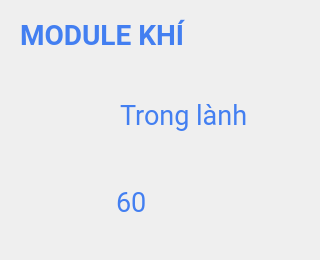
      <widget class="QWidget" name="moduleKhiOn">
       <widget class="QLabel" name="label_22">
        <property name="geometry">
         <rect>
          <x>20</x>
          <y>10</y>
          <width>171</width>
          <height>51</height>
         </rect>
        </property>
        <property name="font">
         <font>
          <family>Roboto</family>
          <pointsize>21</pointsize>
          <weight>75</weight>
          <bold>true</bold>
         </font>
        </property>
        <property name="styleSheet">
         <string notr="true">				color: rgb(67, 127, 241);
				</string>
        </property>
        <property name="text">
         <string>MODULE KHÍ</string>
        </property>
        <property name="scaledContents">
         <bool>false</bool>
        </property>
        <property name="textInteractionFlags">
         <set>Qt::LinksAccessibleByMouse</set>
        </property>
       </widget>
       <widget class="QLabel" name="icon1">
        <property name="geometry">
         <rect>
          <x>30</x>
          <y>90</y>
          <width>81</width>
          <height>61</height>
         </rect>
        </property>
        <property name="styleSheet">
         <string notr="true">border-image: url(:/newPrefix/fileanh/icons8-pressure-gauge-80.png);</string>
        </property>
        <property name="text">
         <string/>
        </property>
       </widget>
       <widget class="QLabel" name="icon2">
        <property name="geometry">
         <rect>
          <x>30</x>
          <y>170</y>
          <width>81</width>
          <height>61</height>
         </rect>
        </property>
        <property name="styleSheet">
         <string notr="true">border-image: url(:/newPrefix/fileanh/icons8-gas-80.png);</string>
        </property>
        <property name="text">
         <string/>
        </property>
       </widget>
       <widget class="QLabel" name="label_71">
        <property name="geometry">
         <rect>
          <x>0</x>
          <y>0</y>
          <width>311</width>
          <height>251</height>
         </rect>
        </property>
        <property name="styleSheet">
         <string notr="true">border-image: url(:/newPrefix/fileanh/background1.jpg);
				border-top-left-radius: 20px;
				border-top-right-radius: 20px;
				border-bottom-right-radius: 20px;
				border-bottom-left-radius: 20px;</string>
        </property>
        <property name="text">
         <string/>
        </property>
       </widget>
       <widget class="QLabel" name="giatrikhi">
        <property name="geometry">
         <rect>
          <x>120</x>
          <y>90</y>
          <width>171</width>
          <height>51</height>
         </rect>
        </property>
        <property name="font">
         <font>
          <family>Roboto</family>
          <pointsize>20</pointsize>
         </font>
        </property>
        <property name="styleSheet">
         <string notr="true">				color: rgb(67, 127, 241);
				</string>
        </property>
        <property name="text">
         <string>Trong lành</string>
        </property>
       </widget>
       <widget class="QLabel" name="giatrigas">
        <property name="geometry">
         <rect>
          <x>116</x>
          <y>182</y>
          <width>141</width>
          <height>41</height>
         </rect>
        </property>
        <property name="font">
         <font>
          <family>Roboto</family>
          <pointsize>20</pointsize>
         </font>
        </property>
        <property name="styleSheet">
         <string notr="true">				color: rgb(67, 127, 241);
				</string>
        </property>
        <property name="text">
         <string>60</string>
        </property>
       </widget>
       <widget class="QLabel" name="onModuleKhi">
        <property name="geometry">
         <rect>
          <x>210</x>
          <y>10</y>
          <width>81</width>
          <height>61</height>
         </rect>
        </property>
        <property name="styleSheet">
         <string notr="true">border-image: url(:/newPrefix/fileanh/icons8-done-40.png);</string>
        </property>
        <property name="text">
         <string/>
        </property>
       </widget>
       <widget class="QLabel" name="offModuleKhi">
        <property name="geometry">
         <rect>
          <x>200</x>
          <y>10</y>
          <width>81</width>
          <height>61</height>
         </rect>
        </property>
        <property name="styleSheet">
         <string notr="true">border-image: url(:/newPrefix/fileanh/icons8-close-40.png);</string>
        </property>
        <property name="text">
         <string/>
        </property>
       </widget>
       <zorder>label_71</zorder>
       <zorder>label_22</zorder>
       <zorder>icon1</zorder>
       <zorder>icon2</zorder>
       <zorder>giatrikhi</zorder>
       <zorder>giatrigas</zorder>
       <zorder>onModuleKhi</zorder>
       <zorder>offModuleKhi</zorder>
      </widget>
